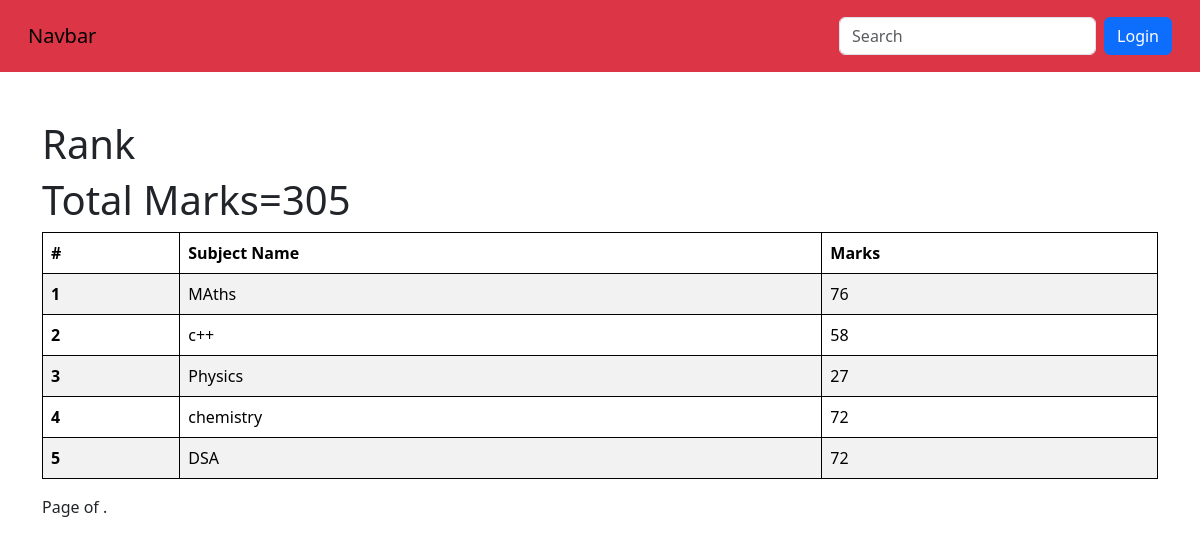
Page /seemarks/STU-0383/ on the committed database.
### vege/models.py (models this page shows, shortened)
class SubjectMarks(models.Model):
    student=models.ForeignKey("Student",related_name="student", on_delete=models.CASCADE)
    subject=models.ForeignKey("Subject",related_name="subject", on_delete=models.CASCADE)
    marks=models.IntegerField(default=0)
    class Meta:
        unique_together = ('student', 'subject')

class Subject(models.Model):
    subject_name=models.CharField(max_length=100)

### vege/views.py (the view)
# urls.py: path('seemarks/<student_id>/',see_marks,name='seemarks'),
def see_marks(request,student_id):
    queryset=SubjectMarks.objects.filter(student__student_id__student_id=student_id )
    total_marks=queryset.aggregate(total_marks=Sum('marks'))
    print(total_marks)
    return render(request,'report/seemarks.html',{'queryset':queryset,'total_marks':total_marks})

### vege/templates/report/seemarks.html (shortened to what this page needs)
{% extends "home/base.html" %} {% block start%}
<div class="container mt-5" >
   <h1>Rank</h1>
   <h1>Total Marks={{total_marks.total_marks}}</h1>
    <table class="table table-striped">
        <thead>
          <tr>
            <th scope="col">#</th>
            <th scope="col">Subject Name</th>
            <th scope="col">Marks</th>
          </tr>
        </thead>
        <tbody>
            {% for marks in queryset %}
          <tr>
            <th scope="row">{{forloop.counter}}</th>
            <td> {{marks.subject.subject_name}}
            </td>
            <td>{{marks.marks}}</td>
          </tr>
          {% endfor%}
        </tbody>
      </table>
      <nav aria-label="Page navigation example">
        <ul class="pagination">
            <span class="current">
                Page {{ queryset.number }} of {{ queryset.paginator.num_pages }}.
            </span>
</ul>
</nav>
</div>
    {%endblock%}

### home/templates/home/base.html (style rules this page uses)
table, th, td { border: 1px solid black; }

### rows in the picture
SubjectMarks: subject.subject_name "MAths", marks "76"
SubjectMarks: subject.subject_name "c++", marks "58"
SubjectMarks: subject.subject_name "Physics", marks "27"
SubjectMarks: subject.subject_name "chemistry", marks "72"
SubjectMarks: subject.subject_name "DSA", marks "72"

### other values in the picture
{{ total_marks.total_marks }} "305"
